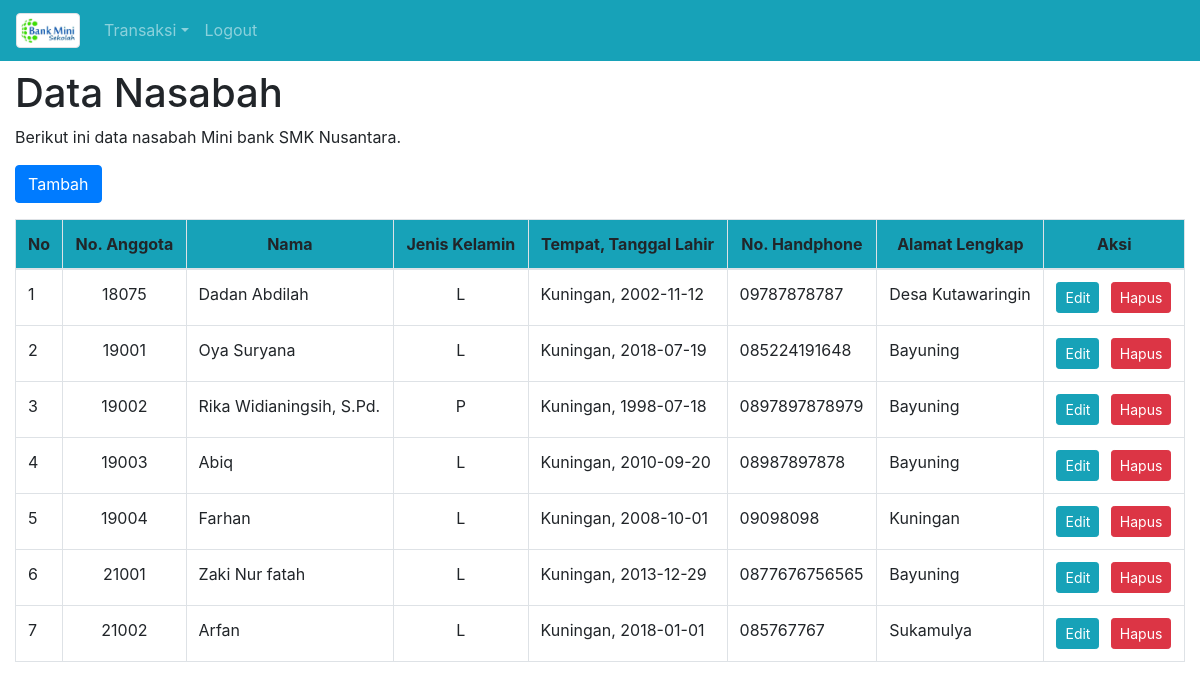
The page /index.php?modul=NasabahTampil (signed in) on the database as committed earlier.
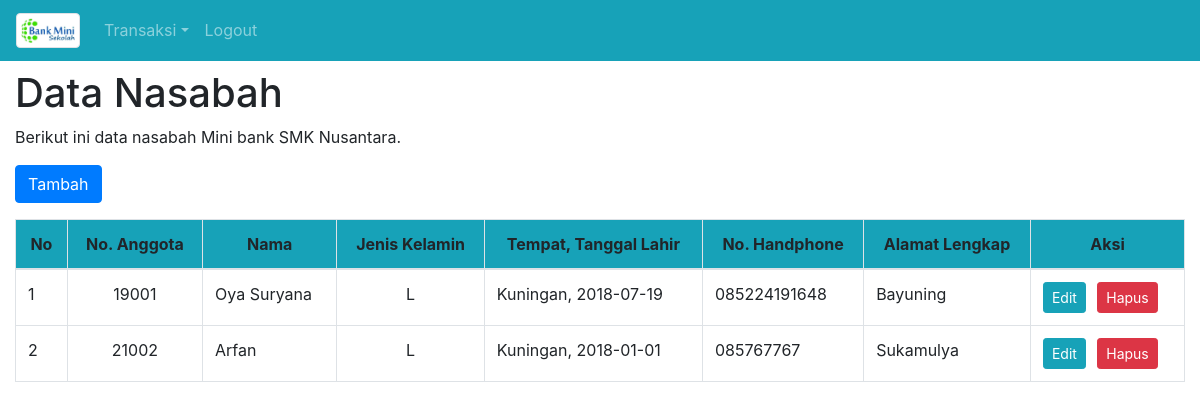
The same page on the database as committed later.
### tables this page shows
CREATE TABLE `dataNasabah` (
  `NoRekening` char(5) NOT NULL,
  `NamaNasabah` varchar(150) NOT NULL,
  `JenisKelamin` enum('L','P') NOT NULL,
  `TempatLahir` varchar(150) NOT NULL,
  `TanggalLahir` date NOT NULL,
  `NoHandphone` varchar(20) NOT NULL,
  `AlamatNasabah` mediumtext NOT NULL,
  `tglDaftar` datetime NOT NULL DEFAULT CURRENT_TIMESTAMP
);

### NasabahTampil.php (the view, shortened to what this page needs)
<?php
$sqlNasabah=mysqli_query($koneksi,"SELECT * FROM dataNasabah");
?>
<h1>Data Nasabah</h1>
<p>Berikut ini data nasabah Mini bank SMK Nusantara. </p>
<p><a href="index.php?modul=NasabahTambah" class="btn btn-primary">Tambah</a></p>
<table class="table table-bordered table-hovered">
	<thead class="bg-info text-center">
		<tr>
			<th>No</th>
			<th>No. Anggota</th>
			<th>Nama</th>
			<th>Jenis Kelamin</th>
			<th>Tempat, Tanggal Lahir</th>
			<th>No. Handphone</th>
			<th>Alamat Lengkap</h>
			<th>Aksi</th>
		</tr>
	</thead>
	<tbody>
		<?php
			$noUrut=null;
			while($dataNasabah=mysqli_fetch_array($sqlNasabah,MYSQLI_ASSOC)){
				$noUrut++;
				echo '
				<tr>
					<td>'.$noUrut.'</td>
					<td align="center">'.$dataNasabah['NoRekening'].'</td>
					<td>'.$dataNasabah['NamaNasabah'].'</td>
					<td align="center">'.$dataNasabah['JenisKelamin'].'</td>
					<td>'.$dataNasabah['TempatLahir'].', '.$dataNasabah['TanggalLahir'].'</td>
					<td>'.$dataNasabah['NoHandphone'].'</td>
					<td>'.$dataNasabah['AlamatNasabah'].'</td>
					<th>
						<a href="index.php?modul=NasabahEdit&NoRekening='.$dataNasabah['NoRekening'].'" class="btn btn-info btn-sm">Edit</a>
						&nbsp;
						<a href="index.php?modul=NasabahHapus&NoRekening='.$dataNasabah['NoRekening'].'" class="btn btn-danger btn-sm">Hapus</a>
					</th>
				</tr>';
			}
		?>
	</tbody>
</table>

Rows that differ between the two databases and show on the page:
removed datanasabah: NoRekening "18075", NamaNasabah "Dadan Abdilah", JenisKelamin "L", TempatLahir "Kuningan", TanggalLahir "2002-11-12", NoHandphone "09787878787", AlamatNasabah "Desa Kutawaringin"
removed datanasabah: NoRekening "19002", NamaNasabah "Rika Widianingsih, S.Pd.", JenisKelamin "P", TempatLahir "Kuningan", TanggalLahir "1998-07-18", NoHandphone "0897897878979", AlamatNasabah "Bayuning"
removed datanasabah: NoRekening "19003", NamaNasabah "Abiq", JenisKelamin "L", TempatLahir "Kuningan", TanggalLahir "2010-09-20", NoHandphone "08987897878", AlamatNasabah "Bayuning"
removed datanasabah: NoRekening "19004", NamaNasabah "Farhan", JenisKelamin "L", TempatLahir "Kuningan", TanggalLahir "2008-10-01", NoHandphone "09098098", AlamatNasabah "Kuningan"
removed datanasabah: NoRekening "21001", NamaNasabah "Zaki Nur fatah", JenisKelamin "L", TempatLahir "Kuningan", TanggalLahir "2013-12-29", NoHandphone "0877676756565", AlamatNasabah "Bayuning"
